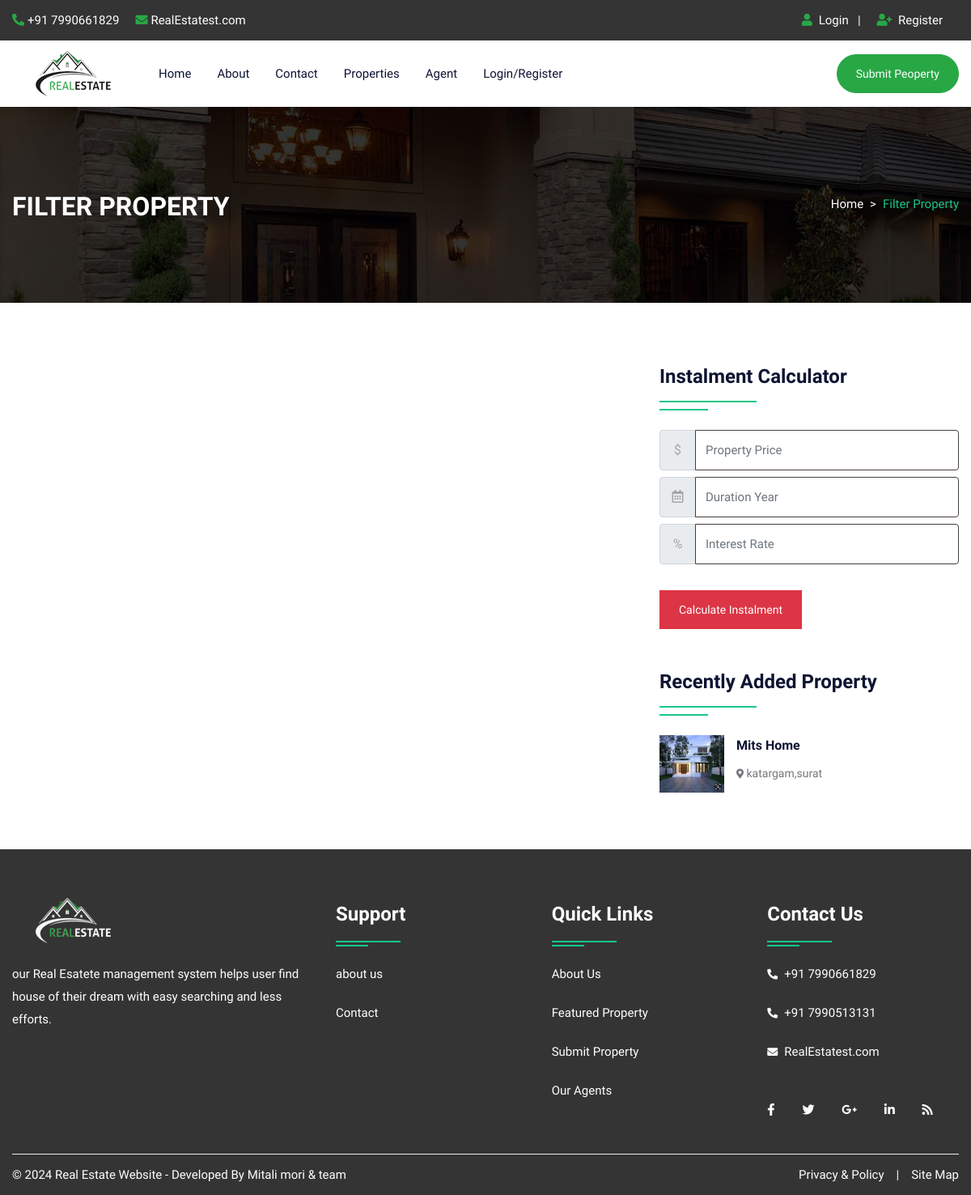
The page /propertygrid.php on the database its author committed.
### tables this page shows
CREATE TABLE `property` (
  `pid` int(50) NOT NULL,
  `title` varchar(200) NOT NULL,
  `pcontent` longtext NOT NULL,
  `type` varchar(100) NOT NULL,
  `bhk` varchar(50) NOT NULL,
  `stype` varchar(100) NOT NULL,
  `bedroom` int(50) NOT NULL,
  `bathroom` int(50) NOT NULL,
  `balcony` int(50) NOT NULL,
  `kitchen` int(50) NOT NULL,
  `hall` int(50) NOT NULL,
  `floor` varchar(50) NOT NULL,
  `size` int(50) NOT NULL,
  `price` int(50) NOT NULL,
  `location` varchar(200) NOT NULL,
  `city` varchar(100) NOT NULL,
  `state` varchar(100) NOT NULL,
  `feature` longtext NOT NULL,
  `pimage` varchar(300) NOT NULL,
  `pimage1` varchar(300) NOT NULL,
  `pimage2` varchar(300) NOT NULL,
  `pimage3` varchar(300) NOT NULL,
  `pimage4` varchar(300) NOT NULL,
  `uid` int(50) NOT NULL,
  `status` varchar(50) NOT NULL,
  `mapimage` varchar(300) NOT NULL,
  `topmapimage` varchar(300) NOT NULL,
  `groundmapimage` varchar(300) NOT NULL,
  `totalfloor` varchar(50) NOT NULL,
  `date` datetime NOT NULL DEFAULT current_timestamp(),
  `isFeatured` int(11) DEFAULT NULL
);

### propertygrid.php (the view, shortened to what this page needs)
<!DOCTYPE html>
<html lang="en">
<head>
<link rel="stylesheet" type="text/css" href="css/bootstrap.min.css">
<link rel="stylesheet" type="text/css" href="css/bootstrap-slider.css">
<link rel="stylesheet" type="text/css" href="css/jquery-ui.css">
<link rel="stylesheet" type="text/css" href="css/layerslider.css">
<link rel="stylesheet" type="text/css" href="css/color.css" id="color-change">
<link rel="stylesheet" type="text/css" href="css/owl.carousel.min.css">
<link rel="stylesheet" type="text/css" href="css/font-awesome.min.css">
<link rel="stylesheet" type="text/css" href="fonts/flaticon/flaticon.css">
<link rel="stylesheet" type="text/css" href="css/style.css">
</head>
<body>
<div id="page-wrapper">
    <div class="row">
		<?php include("include/header.php");?>
        <div class="banner-full-row page-banner" style="background-image:url('images/breadcromb.jpg');">
            <div class="container">
                <div class="row">
                    <div class="col-md-6">
                        <h2 class="page-name float-left text-white text-uppercase mt-1 mb-0"><b>Filter Property</b></h2>
                    </div>
                    <div class="col-md-6">
                        <nav aria-label="breadcrumb" class="float-left float-md-right">
                            <ol class="breadcrumb bg-transparent m-0 p-0">
                                <li class="breadcrumb-item text-white"><a href="#">Home</a></li>
                                <li class="breadcrumb-item active">Filter Property</li>
                            </ol>
                        </nav>
                    </div>
                </div>
            </div>
        </div>
        <div class="full-row">
            <div class="container">
                <div class="row">
					<div class="col-lg-8">
                    </div>
                    <div class="col-lg-4">
                        <div class="sidebar-widget">
                            <h4 class="double-down-line-left text-secondary position-relative pb-4 my-4">Instalment Calculator</h4>
						<form class="d-inline-block w-100" action="calc.php" method="post">
                            <div class="input-group mb-2 mr-sm-2">
                                <div class="input-group-prepend">
                                    <div class="input-group-text">$</div>
                                </div>
                                <input type="text" class="form-control" name="amount" placeholder="Property Price">
                            </div>
                            <div class="input-group mb-2 mr-sm-2">
                                <div class="input-group-prepend">
                                    <div class="input-group-text"><i class="far fa-calendar-alt"></i></div>
                                </div>
                                <input type="text" class="form-control" name="month" placeholder="Duration Year">
                            </div>
                            <div class="input-group mb-2 mr-sm-2">
                                <div class="input-group-prepend">
                                    <div class="input-group-text">%</div>
                                </div>
                                <input type="text" class="form-control" name="interest" placeholder="Interest Rate">
                            </div>
                            <button type="submit" value="submit" name="calc" class="btn btn-danger mt-4">Calculate Instalment</button>
                        </form>
                        </div>
                        <div class="sidebar-widget mt-5">
                            <h4 class="double-down-line-left text-secondary position-relative pb-4 mb-4">Recently Added Property</h4>
                            <ul class="property_list_widget">
								<?php
								$query=mysqli_query($con,"SELECT * FROM `property` ORDER BY date DESC LIMIT 6");
										while($row=mysqli_fetch_array($query))
										{
								?>
                                <li> <img src="admin/property/<?php echo $row['18'];?>" alt="pimage">
                                    <h6 class="text-secondary hover-text-success text-capitalize"><a href="propertydetail.php?pid=<?php echo $row['0'];?>"><?php echo $row['1'];?></a></h6>
                                    <span class="font-14"><i class="fas fa-map-marker-alt icon-success icon-small"></i> <?php echo $row['14'];?></span>
                                </li>
                                <?php } ?>
                            </ul>
                        </div>
                    </div>
                </div>
            </div>
        </div>
		<?php include("include/footer.php");?>
    </div>
</div>
</body>
</html>

### css/color.css (style rules this page uses)
:root { --theme-ordinary-color: #74777b; }
:root { --theme-primary-color: #17c788; }
:root { --theme-secondary-color: #0d1432; }
:root { --theme-white-color: #fff; }
:root { --theme-light-color: #f8f8f8; }
:root { --theme-gray-color: #f5f5f5; }
:root { --theme-footer-color: #091b4b; }
:root { --theme-dark-color: #091b4b; }
:root { --text-light-color: #a3a7af; }
:root { --theme-primary-opacity-color: rgba(11, 191, 141, .8); }
:root { --theme-secondary-opacity-color: rgba(13,20,50,0.7); }
:root { --theme-white-opacity-color: rgba(255, 255, 255, 0.3); }
:root { --theme-dark-opacity-color: rgba(0, 0, 0, 0.5); }
:root { --theme-ordinary-font: 'Muli', sans-serif; }
:root { --theme-highlight-font: 'Comfortaa', cursive; }

### rows shown on the page
property: pimage (picture), title "Mits Home", location "katargam,surat"
